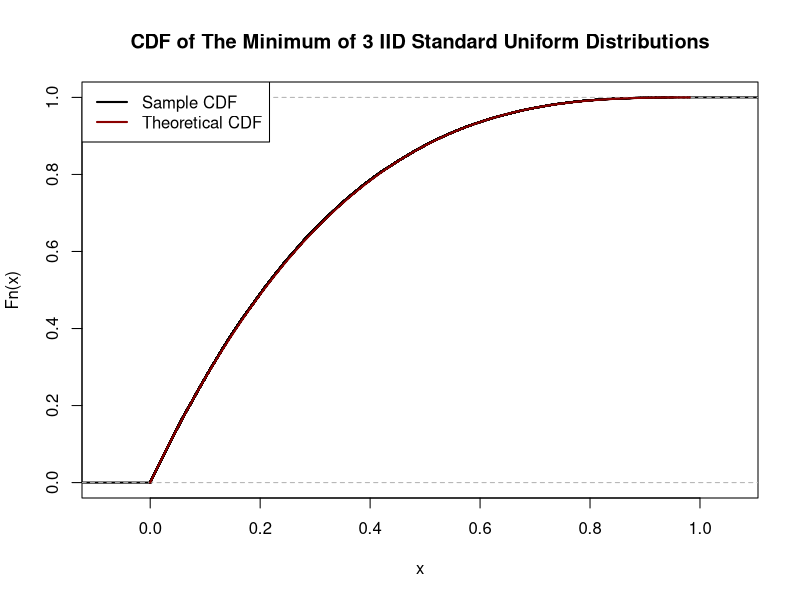
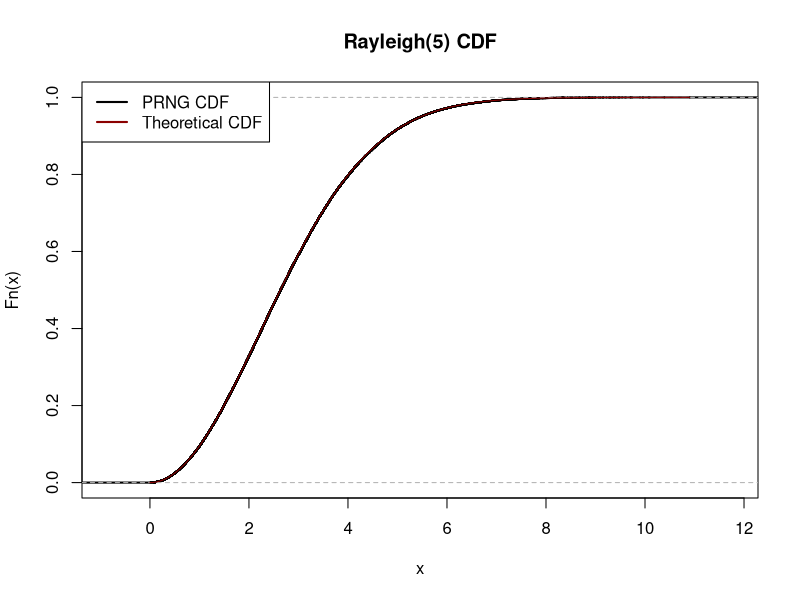

Source code (R) for these figures, in order: (Note: this script raises an error after producing the figures.)
## ---- chunk 1
exp(-(5^2)/2)

pnorm(5, lower.tail=FALSE)
## ---- chunk 2
n <- 1e6
X <- rchisq(n, 6)
Y <- rchisq(n, 4)

mean(X / Y)
## ---- chunk 3
R <- replicate(1e5, {
    births <- sample(c("G", "G", "B", "B", "B"))
    ordered <- (births[1] == "G") && (births[5] == "G") # Indicator RVs!
})

mean(R)
## ---- chunk 4
n  <- 1e5
Z1 <- runif(n)
Z2 <- runif(n)
Z3 <- runif(n)

Z_star <- pmin(Z1, Z2, Z3)

CDF_Z_star <- ecdf(Z_star)

z <- seq(min(Z_star), max(Z_star), length.out=401)

CDF_theoretical <- 1 - (1-z)^3

plot(CDF_Z_star, lwd=2, col="black", 
     main="CDF of The Minimum of 3 IID Standard Uniform Distributions")
lines(z, CDF_theoretical, lwd=2, col="red4")
legend("topleft", col=c("black", "red4"), lwd=2, 
       legend=c("Sample CDF", "Theoretical CDF"))
## ---- chunk 5
n <- 1e6
Z1 <- rnorm(n)
Z2 <- rnorm(n)

X1 <- 4 - 2 * Z1 + 4 * Z2
X2 <- 1 + 3 * Z1 - 9 * Z2

cov(X1, X2)
## ---- chunk 6
rRayleigh <- function(n, beta){
    U <- runif(n)
    sqrt(-2 * beta * log(U))
}
## ---- chunk 7
X <- rRayleigh(1e5, 5)
X_cdf <- ecdf(X)

plot(X_cdf, main="Rayleigh(5) CDF", lwd=2)

x <- seq(0, max(X), length.out=401)
R_cdf <- 1-exp(-x^2/10)

lines(x, R_cdf, col="red4")
legend("topleft", 
       col=c("black", "red4"), 
       lwd = 2, 
       legend=c("PRNG CDF", "Theoretical CDF"))
## ---- chunk 8
#| warning: false
pRayleigh <- function(x, beta = 5) 1 - exp(-x^2 / (2 * beta))
ks.test(X, pRayleigh)
## ---- chunk 9
mean(replicate(1e6, {
    sum(rpois(40, lambda=2)) > 100
}))
## ---- chunk 10
n <- 1e6
X <- rgamma(n, 4, scale=2)
Y <- rgamma(n, 1, scale=5)

var(X * Y)
## ---- chunk 11
n <- 1e6
X <- rgamma(n, 5, scale = 2)
Y <- rpois(n, X)
var(Y)
## ---- chunk 12
f <- function(x, y) 1/(12 * sqrt(3) * pi) * exp(-x^2/6 - y^2/54 + x * y / 18)
inner_int <- function(y) integrate(function(x) f(x, y), lower=-Inf, upper=Inf)$value
inner_int <- Vectorize(inner_int, "y")
integrate(inner_int, lower=-Inf, upper=Inf)
## ---- chunk 13
mean(replicate(1e5, {
    Z <- rnorm(6, mean=1, sd=1)
    sum(Z^2)
}))
## ---- chunk 14
mean(rchisq(1e6, df=6, ncp=6))
## ---- chunk 15
integrate(function(x) x^3 * 4/255, lower=1, upper=4)
## ---- chunk 16
n <- 1e6
data.frame(A1 = sample(1:6, n, replace=TRUE),
           A2 = sample(1:6, n, replace=TRUE),
           B  = sample(1:6, n, replace=TRUE)) |>
    mutate(A = pmax(A1, A2)) |>
    mutate(B_wins = B >= A)  |>
    summarize(P_B_wins = mean(B_wins))
## ---- chunk 17
n <- 1e6
data.frame(A1 = sample(1:20, n, replace=TRUE),
           A2 = sample(1:20, n, replace=TRUE),
           B  = sample(1:20, n, replace=TRUE)) |>
    mutate(A = pmax(A1, A2)) |>
    mutate(B_wins = B >= A)  |>
    summarize(P_B_wins = mean(B_wins))
## ---- chunk 18
rpareto <- function(n, alpha) 1/runif(n)^(1/alpha)

X <- rpareto(1e7, alpha=4)
mean(X[X >= 5])
## ---- chunk 19
mean(replicate(1e5, {
    birth_months <- sample(month.name, 40, replace=TRUE)
    N_shared <- sum(outer(birth_months, birth_months, `==`))
    (N_shared - 40)/2
}))
## ---- chunk 20
mean(replicate(1e5, {
    birth_months <- sample(month.name, 40, replace=TRUE, 
                           prob=c(31, 28, 31, 30, 31, 30, 31, 31, 30, 31, 30, 31))
    N_shared <- sum(outer(birth_months, birth_months, `==`))
    (N_shared - 40)/2
}))
## ---- chunk 21
X <- rnorm(1e6, mean=16, sd=2)

gX <- sqrt(X)

hist(gX, probability=TRUE, breaks=50,
     main="Density of Square Root of a Normal Distribution")
xx <- seq(min(gX), max(gX), length.out=401)

lines(xx, dnorm(xx, mean=4, sd=1/4), col="red4")
## ---- chunk 22
mean(replicate(1e5, {
    X1 <- rnorm(1, mean=2, sd=5)
    X2 <- rpois(1, 5)
    X3 <- runif(1, -3, 3)
    X <- sample(c(X1, X2, X3), 1)
    X
}))
## ---- chunk 23
library(MASS)
mu <- c(72, 72)
Sigma <- matrix(c(36, 9, 9, 36), nrow=2)
X <- mvrnorm(1e7, mu, Sigma)
MOM_HT <- X[,1]
DAU_HT <- X[,2]

mean(MOM_HT > DAU_HT + 4)
## ---- chunk 24
n <- 1e6
N1 <- rpois(n, 4)
N2 <- rpois(n, 3)
X <- N1 - N2
var(X)
## ---- chunk 25
alpha <- scales::alpha
plot(x=0, y=0, xlim=c(0, 1), ylim=c(0, 1), 
     type="n", xlab="X", ylab="Y", asp=1)
segments(x0=c(0, 0, 0, 1), y0=c(0, 1, 0, 0), 
         x1=c(1, 1, 0, 1), y1=c(0, 1, 1, 1), 
         lwd=2)
polygon(x=c(0, 1, 1, 0), y=c(0.5, 0.5, 1, 1), 
        col=alpha("pink", 0.5))
polygon(x=c(0, 1, 1), y=c(0, 1, 0), 
        col=alpha("lightblue", 0.5))
## ---- chunk 26
library(dplyr)
data.frame(X = runif(1e6), 
           Y = runif(1e6)) |>
    filter(Y > 0.5) |> 
    summarize(mean(X > Y))
## ---- chunk 27
n <- 1e6
MEAN <- 3

S <- sample(c(-1, +1), n, replace=TRUE)
E <- rexp(n, rate=1/MEAN)

L <- S * E

mean(L)
var(L)
## ---- chunk 28
mean(replicate(1e5, {
    Z <- rnorm(7)
    median(Z) > 0
}))
## ---- chunk 29
n <- 1e6
X <- rnorm(n, mean=1, sd=2)
Y <- rnorm(n, mean=3 * X, sd=1)
Z <- rnorm(n, mean=3 * X, sd=1)

cov(X, Y + Z)
